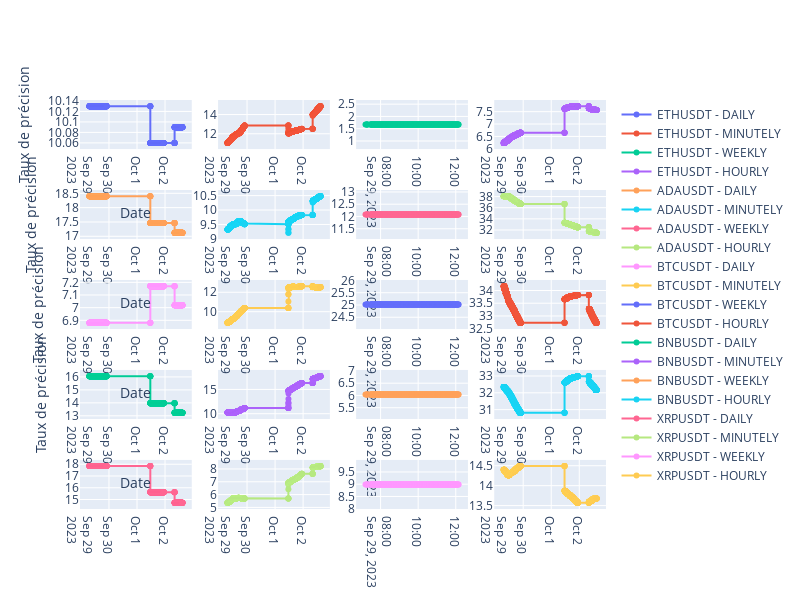

The cell this chart's notebook holds for it:
### Code cell
# Extraction des symboles uniques et des délais uniques
symbols = set(entry['symbol'] for entry in datas)
timesteps = set(entry['timestep'] for entry in datas)

# Créez une sous-figure avec Plotly
fig = make_subplots(rows=len(symbols), cols=len(timesteps), subplot_titles=[])


j = 1

# Boucle sur les symboles uniques
for symbol in symbols:
    i = 1
    # Boucle sur les délais uniques
    for timestep in timesteps:
    
        # Filtrer les données pour le symbole et le délai actuels
        subset = [entry for entry in datas if entry['symbol'] == symbol and entry['timestep'] == timestep]

        # Extraire les dates et les taux de précision pour le sous-graphique actuel
        dates = [entry['date'] for entry in subset]
        precision_rates = [entry['precision_rate'] for entry in subset]

        # Créer une trace de ligne avec Plotly pour le sous-graphique actuel
        trace = go.Scatter(x=dates, y=precision_rates, mode='lines+markers', name=symbol + " - " + timestep)
        
        # # Ajouter la trace au sous-graphique correspondant
        fig.add_trace(trace, row=j, col=i)

        # Mettre à jour les titres des sous-graphiques
        fig.update_xaxes(title_text='Date', row=i, col=1)
        fig.update_yaxes(title_text='Taux de précision', row=i, col=1)

        i += 1
    j += 1

# Mettre à jour la disposition de la figure
fig.update_layout(showlegend=True)
fig.update_layout(height=600, width=800)

# Afficher la figure
fig.show()

### Figure 1 — Plotly figure (JSON) as saved in the notebook; plotly's stock layout.template omitted (floating-point values rounded to 4 significant figures; data arrays with more than 128 entries replaced by an {"elided": "..."} marker saying what was removed)
{"data": [{"mode": "lines+markers", "name": "ETHUSDT - DAILY", "type": "scatter", "x": {"elided": "1983 str values"}, "xaxis": "x", "y": {"elided": "1983 float values"}, "yaxis": "y"}, {"mode": "lines+markers", "name": "ETHUSDT - MINUTELY", "type": "scatter", "x": {"elided": "1983 str values"}, "xaxis": "x2", "y": {"elided": "1983 float values"}, "yaxis": "y2"}, {"mode": "lines+markers", "name": "ETHUSDT - WEEKLY", "type": "scatter", "x": {"elided": "288 str values"}, "xaxis": "x3", "y": {"elided": "288 float values"}, "yaxis": "y3"}, {"mode": "lines+markers", "name": "ETHUSDT - HOURLY", "type": "scatter", "x": {"elided": "1983 str values"}, "xaxis": "x4", "y": {"elided": "1983 float values"}, "yaxis": "y4"}, {"mode": "lines+markers", "name": "ADAUSDT - DAILY", "type": "scatter", "x": {"elided": "1983 str values"}, "xaxis": "x5", "y": {"elided": "1983 float values"}, "yaxis": "y5"}, {"mode": "lines+markers", "name": "ADAUSDT - MINUTELY", "type": "scatter", "x": {"elided": "1983 str values"}, "xaxis": "x6", "y": {"elided": "1983 float values"}, "yaxis": "y6"}, {"mode": "lines+markers", "name": "ADAUSDT - WEEKLY", "type": "scatter", "x": {"elided": "288 str values"}, "xaxis": "x7", "y": {"elided": "288 float values"}, "yaxis": "y7"}, {"mode": "lines+markers", "name": "ADAUSDT - HOURLY", "type": "scatter", "x": {"elided": "1983 str values"}, "xaxis": "x8", "y": {"elided": "1983 float values"}, "yaxis": "y8"}, {"mode": "lines+markers", "name": "BTCUSDT - DAILY", "type": "scatter", "x": {"elided": "1983 str values"}, "xaxis": "x9", "y": {"elided": "1983 float values"}, "yaxis": "y9"}, {"mode": "lines+markers", "name": "BTCUSDT - MINUTELY", "type": "scatter", "x": {"elided": "1983 str values"}, "xaxis": "x10", "y": {"elided": "1983 float values"}, "yaxis": "y10"}, {"mode": "lines+markers", "name": "BTCUSDT - WEEKLY", "type": "scatter", "x": {"elided": "288 str values"}, "xaxis": "x11", "y": {"elided": "288 float values"}, "yaxis": "y11"}, {"mode": "lines+markers", "name": "BTCUSDT - HOURLY", "type": "scatter", "x": {"elided": "1983 str values"}, "xaxis": "x12", "y": {"elided": "1983 float values"}, "yaxis": "y12"}, {"mode": "lines+markers", "name": "BNBUSDT - DAILY", "type": "scatter", "x": {"elided": "1983 str values"}, "xaxis": "x13", "y": {"elided": "1983 float values"}, "yaxis": "y13"}, {"mode": "lines+markers", "name": "BNBUSDT - MINUTELY", "type": "scatter", "x": {"elided": "1983 str values"}, "xaxis": "x14", "y": {"elided": "1983 float values"}, "yaxis": "y14"}, {"mode": "lines+markers", "name": "BNBUSDT - WEEKLY", "type": "scatter", "x": {"elided": "288 str values"}, "xaxis": "x15", "y": {"elided": "288 float values"}, "yaxis": "y15"}, {"mode": "lines+markers", "name": "BNBUSDT - HOURLY", "type": "scatter", "x": {"elided": "1983 str values"}, "xaxis": "x16", "y": {"elided": "1983 float values"}, "yaxis": "y16"}, {"mode": "lines+markers", "name": "XRPUSDT - DAILY", "type": "scatter", "x": {"elided": "1983 str values"}, "xaxis": "x17", "y": {"elided": "1983 float values"}, "yaxis": "y17"}, {"mode": "lines+markers", "name": "XRPUSDT - MINUTELY", "type": "scatter", "x": {"elided": "1983 str values"}, "xaxis": "x18", "y": {"elided": "1983 float values"}, "yaxis": "y18"}, {"mode": "lines+markers", "name": "XRPUSDT - WEEKLY", "type": "scatter", "x": {"elided": "288 str values"}, "xaxis": "x19", "y": {"elided": "288 float values"}, "yaxis": "y19"}, {"mode": "lines+markers", "name": "XRPUSDT - HOURLY", "type": "scatter", "x": {"elided": "1983 str values"}, "xaxis": "x20", "y": {"elided": "1983 float values"}, "yaxis": "y20"}], "layout": {"height": 600, "showlegend": true, "width": 800, "xaxis": {"anchor": "y", "domain": [0, 0.2125], "title": {"text": "Date"}}, "xaxis10": {"anchor": "y10", "domain": [0.2625, 0.475]}, "xaxis11": {"anchor": "y11", "domain": [0.525, 0.7375]}, "xaxis12": {"anchor": "y12", "domain": [0.7875, 1]}, "xaxis13": {"anchor": "y13", "domain": [0, 0.2125], "title": {"text": "Date"}}, "xaxis14": {"anchor": "y14", "domain": [0.2625, 0.475]}, "xaxis15": {"anchor": "y15", "domain": [0.525, 0.7375]}, "xaxis16": {"anchor": "y16", "domain": [0.7875, 1]}, "xaxis17": {"anchor": "y17", "domain": [0, 0.2125]}, "xaxis18": {"anchor": "y18", "domain": [0.2625, 0.475]}, "xaxis19": {"anchor": "y19", "domain": [0.525, 0.7375]}, "xaxis2": {"anchor": "y2", "domain": [0.2625, 0.475]}, "xaxis20": {"anchor": "y20", "domain": [0.7875, 1]}, "xaxis3": {"anchor": "y3", "domain": [0.525, 0.7375]}, "xaxis4": {"anchor": "y4", "domain": [0.7875, 1]}, "xaxis5": {"anchor": "y5", "domain": [0, 0.2125], "title": {"text": "Date"}}, "xaxis6": {"anchor": "y6", "domain": [0.2625, 0.475]}, "xaxis7": {"anchor": "y7", "domain": [0.525, 0.7375]}, "xaxis8": {"anchor": "y8", "domain": [0.7875, 1]}, "xaxis9": {"anchor": "y9", "domain": [0, 0.2125], "title": {"text": "Date"}}, "yaxis": {"anchor": "x", "domain": [0.88, 1], "title": {"text": "Taux de précision"}}, "yaxis10": {"anchor": "x10", "domain": [0.44, 0.56]}, "yaxis11": {"anchor": "x11", "domain": [0.44, 0.56]}, "yaxis12": {"anchor": "x12", "domain": [0.44, 0.56]}, "yaxis13": {"anchor": "x13", "domain": [0.22, 0.34], "title": {"text": "Taux de précision"}}, "yaxis14": {"anchor": "x14", "domain": [0.22, 0.34]}, "yaxis15": {"anchor": "x15", "domain": [0.22, 0.34]}, "yaxis16": {"anchor": "x16", "domain": [0.22, 0.34]}, "yaxis17": {"anchor": "x17", "domain": [0, 0.12]}, "yaxis18": {"anchor": "x18", "domain": [0, 0.12]}, "yaxis19": {"anchor": "x19", "domain": [0, 0.12]}, "yaxis2": {"anchor": "x2", "domain": [0.88, 1]}, "yaxis20": {"anchor": "x20", "domain": [0, 0.12]}, "yaxis3": {"anchor": "x3", "domain": [0.88, 1]}, "yaxis4": {"anchor": "x4", "domain": [0.88, 1]}, "yaxis5": {"anchor": "x5", "domain": [0.66, 0.78], "title": {"text": "Taux de précision"}}, "yaxis6": {"anchor": "x6", "domain": [0.66, 0.78]}, "yaxis7": {"anchor": "x7", "domain": [0.66, 0.78]}, "yaxis8": {"anchor": "x8", "domain": [0.66, 0.78]}, "yaxis9": {"anchor": "x9", "domain": [0.44, 0.56], "title": {"text": "Taux de précision"}}}}
